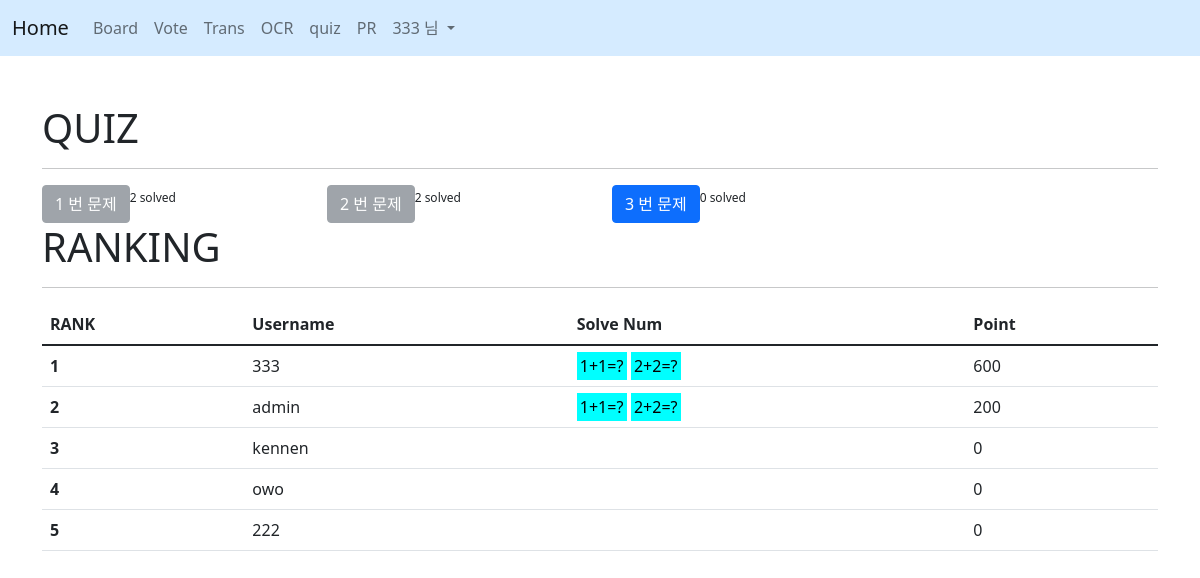
/quiz/ (signed in), run on the app's committed database.
### acc/models.py (models this page shows)
class User(AbstractUser):
    userpic = models.ImageField(upload_to="usr/%y", blank=True)
    nickname = models.CharField(max_length=30, blank=True)
    comment = models.TextField(blank=True)
    point = models.IntegerField(default=0)
    pass

### quiz/models.py (models this page shows)
class Quiz(models.Model):
    question = TextField()
    answer = TextField()
    solver = ManyToManyField(User, blank=True)
    point = IntegerField()

### quiz/views.py (the view)
# urls.py: path('', views.index, name="index"),
def index(request):
    q = Quiz.objects.all()
    u = User.objects.all().order_by("-point")
    context = {
        'con' : q,
        'u' : u
    }
    return render(request, "quiz/index.html", context)

### template/quiz/index.html (shortened to what this page needs)
{% extends 'base.html' %}
{% block content %}
<div class="container mt-5 mb-5">
    <h1>QUIZ</h1>
    <hr>
    <div class="row">
        {% for i in con %}
        <div class="col-lg-3">
            <button type="button" class="btn {% if user in i.solver.all %}btn-secondary disabled{% else %}btn-primary{% endif %}" data-bs-toggle="modal" data-bs-target="#exampleModal{{forloop.counter}}">
                {{ forloop.counter }} 번 문제
            </button><sup>{{ i.solver.all.count}} solved</sup>
        </div>
        {% endfor %}
    </div>
    <h1>RANKING</h1>
    <hr>
        <table class="table">
            <thead>
                <tr>
                <th scope="col">RANK</th>
                <th scope="col">Username</th>
                <th scope="col">Solve Num</th>
                <th scope="col">Point</th>
                </tr>
            </thead>
            <tbody>
                {% for i in u %}
                    <tr>
                        <th scope="row">{{ forloop.counter }}</th>
                        <td>{{ i.username }}</td>
                        <td>
                            {% for j in i.quiz_set.all %}
                            <mark class style="background-color: aqua;">{{ j.question }}</mark>
                            {% endfor %}
                        </td>
                        <td>{{ i.point }}</td>
                    </tr>
                {% endfor %}
            </tbody>
        </table>
</div>
{% endblock %}

### template/base.html (shortened to what this page needs)
<!doctype html>
<html lang="en">
<head>
    <link href="https://cdn.jsdelivr.net/npm/bootstrap@5.1.1/dist/css/bootstrap.min.css" rel="stylesheet">
</head>
<body>
    {% if request.user.is_authenticated %}
        <nav class="navbar navbar-expand-lg navbar-light" style="background-color: #068bff2b;">
            <div class="container-fluid">
                <a class="navbar-brand" href="{% url 'acc:index' %}">Home</a>
                <div class="collapse navbar-collapse" id="navbarNavDropdown">
                    <ul class="navbar-nav">
                        <li class="nav-item">
                            <a class="nav-link" href="{% url 'board:index' %}">Board</a>
                        </li>
                        <li class="nav-item">
                            <a class="nav-link" href="{% url 'vote:index' %}">Vote</a>
                        </li>
                        <li class="nav-item">
                            <a class="nav-link" href="{% url 'trans:index' %}">Trans</a>
                        </li>
                        <li class="nav-item">
                            <a class="nav-link" href="{% url 'ocr:index' %}">OCR</a>
                        </li>
                        <li class="nav-item">
                            <a class="nav-link" href="{% url 'quiz:index' %}">quiz</a>
                        </li>
                        <li class="nav-item">
                            <a class="nav-link" href="{% url 'pdfread:index' %}">PR</a>
                        </li>
                        <li class="nav-item dropdown">
                            <a class="nav-link dropdown-toggle" href="#" id="navbarDropdown" role="button" data-bs-toggle="dropdown" aria-expanded="false">
                                {{ user.username }} 님
                            </a>
                        </li>
                    </ul>
                </div>
            </div>
        </nav>
        {% block content %}{% endblock %}
    {% endif %}
</body>
</html>

### data on the page
User: username "333", point "600"
Quiz: solver.all.count "2", question "1+1=?"
Quiz: solver.all.count "2", question "2+2=?"
Quiz: solver.all.count "0"
User: username "admin", point "200"
User: username "kennen", point "0"
User: username "owo", point "0"
User: username "222", point "0"
